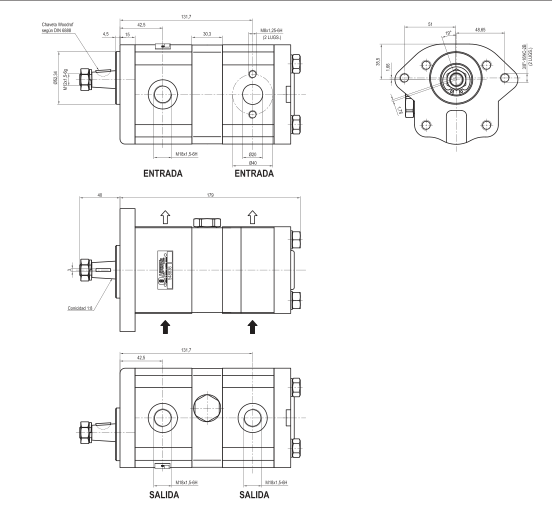
#> input picture assets/0012_548836_Livenza_5_0220_0548836-CT_0_att101_p1_desenho_tec.png, 1104 x 1020 px (shown at 1/2 size)
$ python -i 06_capas_ecommerce.py   (imports and definitions only)
#> lines starting #> are read from the running program, lines starting #| are printed output that depends on the picture; after the words box and inside, x2 and y2 are one past the last pixel; in counts of white or black regions, pixels touching at a corner belong together
### util/master-produtos/common.py
#!/usr/bin/env python3
"""
Base compartilhada do pipeline master-produtos.
Lê o .env da raiz, mapeia colunas por cabeçalho (linha 5) e expõe helpers
de normalização de SKU e cálculo da cadeia de preço.
"""
import json, pathlib, re, unicodedata
from urllib.request import urlopen, Request
from urllib.parse import urlencode

BASE_DIR   = pathlib.Path(__file__).parent
REPO_DIR   = BASE_DIR.parent.parent
ENV_FILE   = REPO_DIR / ".env"
XLSX       = REPO_DIR / "util" / "APP_Master_Produtos_Shopify.xlsx"
REL_DIR    = BASE_DIR / "relatorios"

API_VERSION = "2025-01"
TINY_BASE   = "https://api.tiny.com.br/api2"
FRENET_URL  = "https://api.frenet.com.br/shipping/quote"

CEP_DESTINO = "81220310"          # estoque APP — Rua José Benedito Cottolengo 901, Curitiba/PR
TAXA_MP     = 0.2082              # 5% cartão + parcelado 12x 16,82% — decisão 21/07/2026

# Origem do frete inbound por aba (decisão 21/07/2026): Greco cota da sede Greco;
# AGCO/JD/STARA/GTS/FERTI cotam da ADG Plásticos. SOHIPREN não cota (frete já preenchido).
CEP_ORIGEM = {
    "04_GRECO":      "99025000",  # Agro e Greco Agro Tech — Av. Brasil Oeste 560, Passo Fundo/RS
    "04_ APPTECH":   "99025000",  # aba renomeada 08/2026 (rebrand Greco→APPTECH), mesma origem
    "03_AGCO":       "99051380",  # ADG Plásticos — Rua Gaspar Martins 2035, Passo Fundo/RS
    "05_JOHN_DEERE": "99051380",
    "06_STARA":      "99051380",
    "07_GTS":        "99051380",
    "08_FERTISYSTEM":"99051380",
}
FRETE_DEFAULT = 25.0              # CONFIG C6 — usado quando não há peso/dimensões

# Abas de produto (ordem de processamento) — 08_FERTISYSTEM vazia, mantida por completude
PRODUCT_SHEETS = ["02_SOHIPREN", "04_ APPTECH", "03_AGCO", "05_JOHN_DEERE",
                  "06_STARA", "07_GTS", "08_FERTISYSTEM"]
NO_QUOTE_SHEETS = {"02_SOHIPREN"}        # frete inbound já preenchido — não recotar

HEADER_ROW = 5
DATA_START = 6

# chave lógica -> fragmento do cabeçalho (case-insensitive)
COL_KEYS = {
    "sku":        "sku / código",
    "part":       "part number",
    "handle":     "handle",
    "title":      "title",
    "type":       "product type",
    "vendor":     "vendor",
    "tags":       "tags",
    "status":     "status",
    "montadora":  "montadora",
    "equip":      "equipamento",
    "funcao":     "função / aplicação",
    "cruzados":   "códigos cruzados",
    "ncm":        "ncm",
    "kit":        "qtde kit",
    "lead":       "lead time",
    "peso":       "peso (kg)",          # exato — evita colidir com cubado/considerado
    "comp":       "comprimento",
    "larg":       "largura",
    "alt":        "altura",
    "cubado_kit": "peso cubado (kg) kit",
    "cubado":     "peso cubado (kg)",
    "considerado":"peso considerado",
    "frete":      "frete fábrica",
    "origem":     "origem do dado",
    "custo":      "custo unitário",
    "marg":       "% margem",
    "taxa":       "taxa mercado pago",
    "taxa_rs":    "taxa mp ()",
    "cf":         "custo + frete",
    "pcm":        "preço c/ margem",
    "final":      "preço final",
    "cad":        "cadastrado shopify",
    "obs":        "observações",
    "sku_deriv":  "sku shopify (derivado)",
    "tit_deriv":  "título shopify (derivado)",
}

def load_env():
    env = {}
    for line in ENV_FILE.read_text().splitlines():
        line = line.strip()
        if "=" in line and not line.startswith("#"):
            k, v = line.split("=", 1)
            env[k.strip()] = v.split("#")[0].strip().strip('"').strip("'") if k.strip() != "CLIENT_SCREDT_GCP_ADS" else v
#> further down, picture is the input picture: PIL image 1104x1020 RGB; mean R, G, B 248, 247.9, 247.9
    return env

FRENET_TOKEN = load_env().get("FRENET_TOKEN", "")

# [28 lines left out: functions colmap, iter_data_rows, not called in this run]

BR_NUM = re.compile(r"^\s*(?:R\$)?\s*(-?[\d.,]+)\s*$")

# [36 lines left out: functions parse_br_number, norm_sku, sku_match_keys, preco_final, not called in this run]

# ── Leitura resolvida da planilha ────────────────────────────────────────────
_REF = re.compile(r"^=([A-Z]{1,2})(\d+)$")                      # =Y6
_MUL = re.compile(r"^=([A-Z]{1,2})(\d+)\*([A-Z]{1,2})(\d+)$")   # =Y6*N10
_PROP = re.compile(r"^=([A-Z]{1,2})(\d+)/([A-Z]{1,2})(\d+)\*([A-Z]{1,2})(\d+)$")  # =X12/M12*M37

# [125 lines left out: functions _resolve, load_master, shopify_token, shopify_graphql, tiny_call, not called in this run]

### util/master-produtos/06_capas_ecommerce.py
# -*- coding: utf-8 -*-
"""06 — Gera capas de e-commerce (fundo institucional + peça sem fundo + código/categoria)
e as sobe como 1ª imagem de cada produto no Shopify (a foto atual vira 2ª).

Layout aprovado 08/08/2026: fundo assets/fundo_ecom_v2.png (logo APP embutido),
código em JetBrains Mono dourado com filetes, categoria em Barlow Condensed
ExtraBold verde, peça central (~35% da área) com sombra suave.

Uso:
    python3 06_capas_ecommerce.py            # só gera as artes em capas/ + relatório
    python3 06_capas_ecommerce.py --subir    # gera (cache) e sobe no Shopify
    python3 06_capas_ecommerce.py --sku X    # limita a um SKU (teste)

Fonte da peça: 1ª imagem do produto que passe no teste de fundo branco
(borda ≥90% quase branca). Fotos de celular (rn-image_picker/Screenshot)
são ignoradas — produtos só com essas fotos ficam no relatório como pendentes.
"""
import io, json, re, sys, time, unicodedata, urllib.request
from collections import deque
from pathlib import Path

sys.path.insert(0, str(Path(__file__).parent))
from common import load_env, shopify_token, shopify_graphql

import numpy as np
from PIL import Image, ImageDraw, ImageFont, ImageFilter

BASE = Path(__file__).parent
REPO = BASE.parent.parent
BG_PATH = REPO / "assets" / "fundo_ecom_v2.png"
CAPAS = BASE / "capas"
CACHE = CAPAS / "_fontes_originais"
FONTS = CAPAS / "_fonts"
REL = BASE / "relatorios"

GOLD = (184, 148, 43, 255)
GREEN = (22, 51, 40, 255)
ALT_TAG = "capa-app-v2"          # v2 (08/08): descrição curta no lugar da categoria
OLD_ALT_PREFIX = "capa-app-"     # qualquer versão anterior é substituída

FONT_URLS = {
    "BarlowCondensed-ExtraBold.ttf": "https://github.com/google/fonts/raw/main/ofl/barlowcondensed/BarlowCondensed-ExtraBold.ttf",
    "JetBrainsMono.ttf": "https://github.com/google/fonts/raw/main/ofl/jetbrainsmono/JetBrainsMono%5Bwght%5D.ttf",
}

# bombas que ficam só com bomba_generica.png (script 07) — sem capa padrão
SKIP_SKUS = {"5.1305.0565032.0", "5.0220.0547207", "5.0220.0548817", "5.0209.0547219"}

# fonte manual: SKU -> arquivo em assets (quando o matching automático não serve)
SOURCE_OVERRIDES = {
    "GR140990-20M": "greco_GR140990-30M_ecommerce.png",  # asset branco do 20M foi apagado; peça é a mesma
    # sensores de fluxo: a foto do site tem sombra de chão, que a remoção de fundo
    # deixaria como manchas claras sobre o creme — a capa usa a versão sem sombra
    "APP142226": "app_sensor_fluxo_capa_src.png",
    "APP142227": "app_sensor_fluxo_capa_src.png",
    "APP142228": "app_sensor_fluxo_capa_src.png",
}

MARCAS = ["Ford New Holland", "Case/New Holland", "Massey Ferguson", "Valtra-Valmet",
          "John Deere", "New Holland", "Valtra", "Case", "AGCO", "Stara", "GTS", "APP"]
BOMBA_KINDS = ["Bomba Hidráulica", "Bomba de Aplicação", "Bomba de Direção",
               "Motor Hidráulico", "Motor de Aplicação", "Bomba", "Motor"]

DESC_OVERRIDES = {
    "5.1305.0565115.0": "Bomba de Aplicação p/ John Deere",  # título usa "JD"
}

# [42 lines left out: functions descricao_curta, _compat, ensure_fonts, http_get, white_border_ratio, not called in this run]

def remove_white_bg(im, thresh=238):
#> called with thresh = 238
    rgb = np.asarray(im.convert("RGB"), dtype=np.int16)
    h, w, _ = rgb.shape
    near_white = rgb.min(axis=2) >= thresh
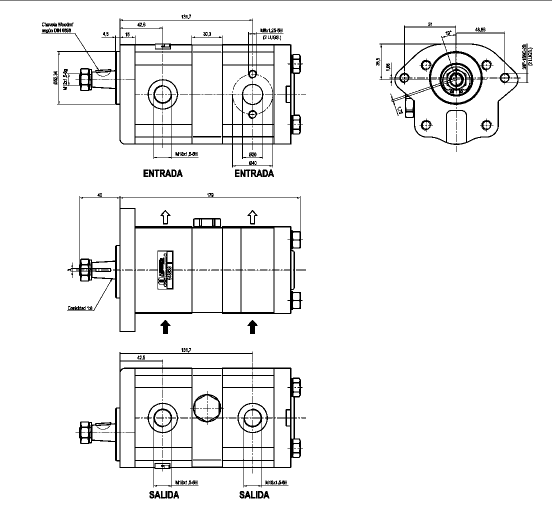
#> near_white: shape (1020, 1104) bool (shown at 1/2 size); 94.9% white; 233 black regions (127 under 20 px), largest, box (x1, y1, x2, y2) and area: (83, 37, 606, 335) 13869, (151, 703, 606, 975) 13057, (134, 392, 606, 664) 9426
    bg = np.zeros((h, w), dtype=bool)
    dq = deque()
    for x in range(w):
        for y in (0, h - 1):
            if near_white[y, x] and not bg[y, x]:
                bg[y, x] = True; dq.append((y, x))
#> bg: shape (1020, 1104) bool; 0.1% white in thin lines or dots, all inside (x1, y1, x2, y2) = (0, 1019, 1104, 1020)
    for y in range(h):
        for x in (0, w - 1):
            if near_white[y, x] and not bg[y, x]:
                bg[y, x] = True; dq.append((y, x))
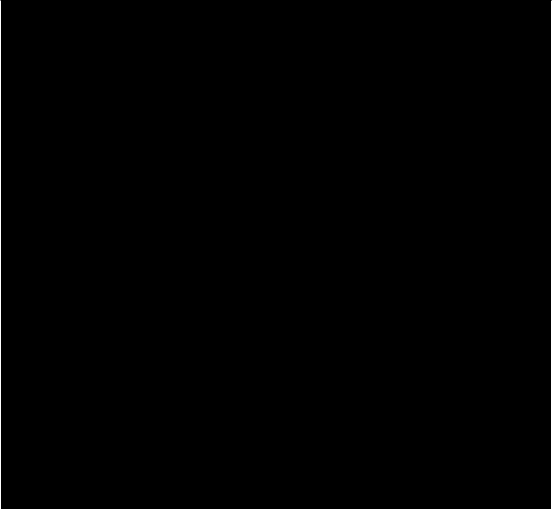
#> bg: shape (1020, 1104) bool (shown at 1/2 size); 0.28% white in thin lines or dots
    while dq:
        y, x = dq.popleft()
        for ny, nx in ((y-1, x), (y+1, x), (y, x-1), (y, x+1)):
            if 0 <= ny < h and 0 <= nx < w and near_white[ny, nx] and not bg[ny, nx]:
                bg[ny, nx] = True; dq.append((ny, nx))
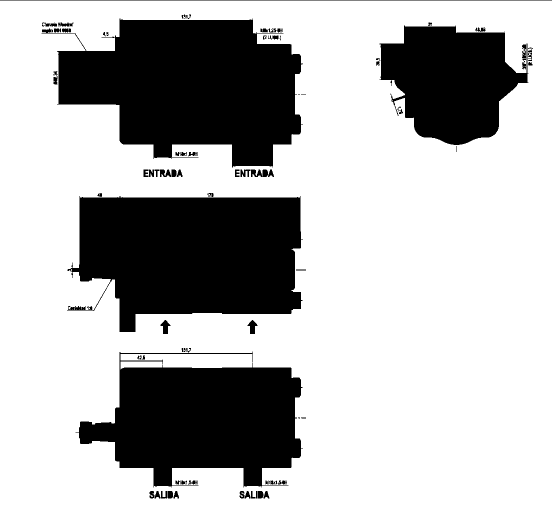
#> bg: shape (1020, 1104) bool (shown at 1/2 size); 70.3% white; 98 black regions (30 under 20 px), largest, box (x1, y1, x2, y2) and area: (83, 37, 606, 335) 102428, (134, 392, 606, 664) 98119, (151, 703, 606, 975) 78511
    # furo passante: o branco DENTRO da silhueta não é alcançado pela inundação da
    # borda e ficaria como um retângulo branco sobre o fundo creme da capa. Só as
    # manchas grandes viram furo — brilho especular na peça é pequeno e permanece.
    interno = near_white & ~bg
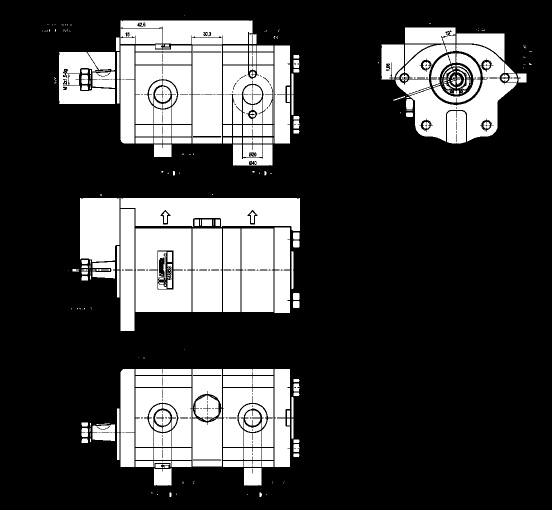
#> interno: shape (1020, 1104) bool (shown at 1/2 size); 24.6% white; 454 white regions (241 under 20 px), largest, box (x1, y1, x2, y2) and area: (241, 396, 600, 462) 17685, (271, 457, 383, 624) 16074, (819, 89, 1033, 283) 14858
    if interno.any():
        r = max(9, (int(min(h, w) * 0.025)) | 1)
        def _m(mask, k, f):
#> called with k = 25
            return np.array(Image.fromarray((mask * 255).astype(np.uint8), "L")
                            .filter(f(k))) > 127
#> returned value: shape (1020, 1104) bool; 4.1% white; 52 white regions, largest, box (x1, y1, x2, y2) and area: (172, 408, 227, 511) 5201, (283, 553, 371, 612) 3064, (344, 408, 492, 440) 2992
        nucleo = _m(interno, r, ImageFilter.MinFilter)
        if nucleo.any():
            bg |= _m(nucleo, r + 4, ImageFilter.MaxFilter) & interno
#> call 2 of _m, with k = 29
#> in _m (call 2), `return np.array(Image.fromarray((mask * 255).astype(np.uint8), "L") .f..`:
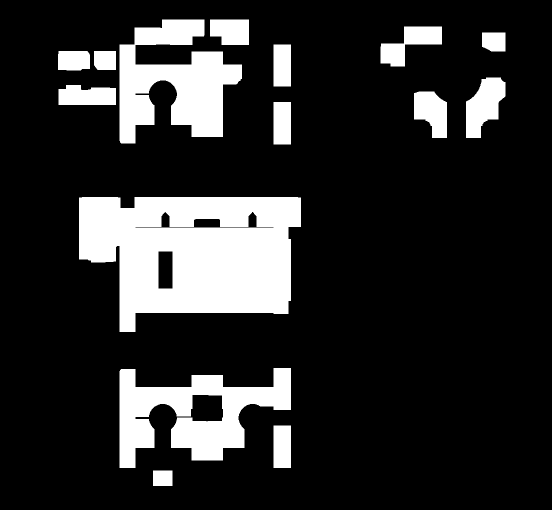
#> returned value: shape (1020, 1104) bool (shown at 1/2 size); 17.3% white; 15 white regions, largest, box (x1, y1, x2, y2) and area: (158, 394, 602, 664) 87403, (239, 39, 484, 287) 34255, (239, 736, 582, 936) 33911
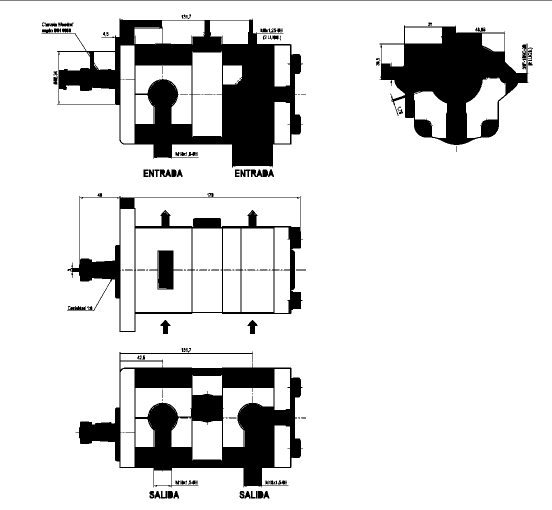
#> bg: shape (1020, 1104) bool (shown at 1/2 size); 85.9% white; 130 black regions (53 under 20 px), largest, box (x1, y1, x2, y2) and area: (83, 37, 606, 335) 56060, (151, 703, 606, 975) 44631, (759, 51, 1057, 290) 32643

    a = Image.fromarray(np.where(bg, 0, 255).astype(np.uint8))
    a = a.filter(ImageFilter.MinFilter(3)).filter(ImageFilter.GaussianBlur(0.8))
    out = im.convert("RGBA")
    out.putalpha(a)
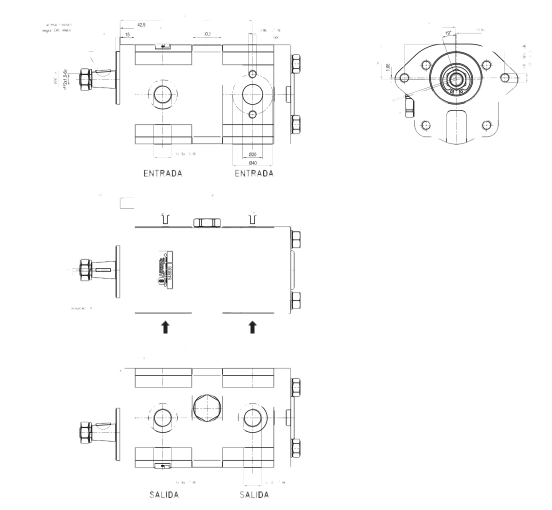
#> out: PIL image 1104x1020 RGBA (shown at 1/2 size); mean R, G, B, A 248, 247.9, 247.9, 30.1; transparent parts drawn white
    return out

# [109 lines left out: functions fit_font, split_lines, compose, not called in this run]

# ── Shopify ──────────────────────────────────────────────────────────────────

Q_PRODUCTS = """
query($after: String) {
  products(first: 50, after: $after) {
    pageInfo { hasNextPage endCursor }
    nodes {
      id title productType status
      skuOem: metafield(namespace: "agro", key: "sku_oem") { value }
      variants(first: 1) { nodes { sku } }
      media(first: 12) {
        nodes { id mediaContentType ... on MediaImage { alt status image { url width height } } }
      }
    }
  }
}"""

M_STAGED = """
mutation($input: [StagedUploadInput!]!) {
  stagedUploadsCreate(input: $input) {
    stagedTargets { url resourceUrl parameters { name value } }
    userErrors { field message }
  }
}"""

M_CREATE_MEDIA = """
mutation($productId: ID!, $media: [CreateMediaInput!]!) {
  productCreateMedia(productId: $productId, media: $media) {
    media { id status }
    mediaUserErrors { field message }
  }
}"""

M_REORDER = """
mutation($id: ID!, $moves: [MoveInput!]!) {
  productReorderMedia(id: $id, moves: $moves) {
    job { id }
    mediaUserErrors { field message }
  }
}"""

M_DEL_MEDIA = """
mutation($productId: ID!, $mediaIds: [ID!]!) {
  productDeleteMedia(productId: $productId, mediaIds: $mediaIds) {
    deletedMediaIds
    mediaUserErrors { field message }
  }
}"""

Q_MEDIA_STATUS = """
query($id: ID!) {
  product(id: $id) { media(first: 20) { nodes { id status } } }
}"""

# [41 lines left out: functions fetch_products, staged_upload, wait_media_ready, not called in this run]

# ── pipeline ─────────────────────────────────────────────────────────────────

def sanitize(s):
    s = unicodedata.normalize("NFKD", s).encode("ascii", "ignore").decode()
    return re.sub(r"[^A-Za-z0-9.\-]+", "-", s).strip("-")

def norm_key(s):
    return re.sub(r"[^A-Z0-9]", "", s.upper())

# fotos placeholder "Imagen no disponible" do catálogo do fornecedor (subidas 08/08)
PLACEHOLDER_RE = re.compile(r"^5_\d{4}_.*\.jpe?g$", re.I)

# [24 lines left out: functions build_asset_index, local_asset_for, not called in this run]

def cache_key(url):
    name = url.split("/")[-1].split("?")[0]
    return re.sub(r"_[0-9a-f]{8}-[0-9a-f]{4}-[0-9a-f]{4}-[0-9a-f]{4}-[0-9a-f]{12}", "", name)

# [142 lines left out: function main, not called in this run]

# [2 lines not run here, left out]

>>> from PIL import Image
>>> picture = Image.open('../../assets/0012_548836_Livenza_5_0220_0548836-CT_0_att101_p1_desenho_tec.png')
>>> result = remove_white_bg(picture)

$ run again, on assets/0021_547202_Livenza_5_0220_0547202-CT_0_att85_p1_desenho_tec.png
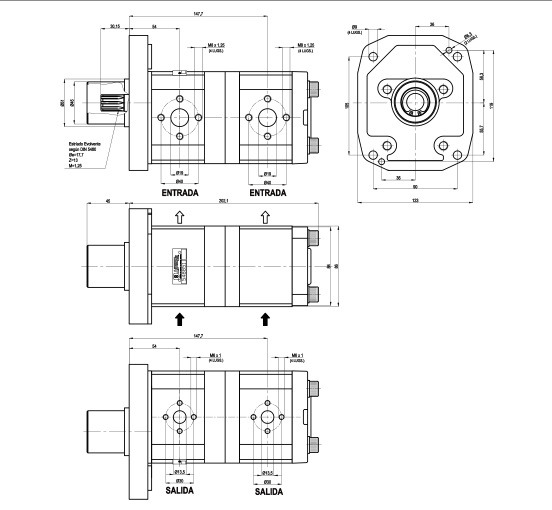
#> input picture assets/0021_547202_Livenza_5_0220_0547202-CT_0_att85_p1_desenho_tec.png, 1104 x 1020 px (shown at 1/2 size)
#> picture is the input picture: PIL image 1104x1020 RGB; mean R, G, B 244.9, 244.9, 244.9
#> near_white: shape (1020, 1104) bool; 93.7% white; 98 black regions (45 under 20 px), largest, box (x1, y1, x2, y2) and area: (120, 24, 643, 371) 20705, (166, 668, 643, 1000) 16477, (162, 397, 679, 649) 12881
#> after the loop in remove_white_bg, `while dq:`:
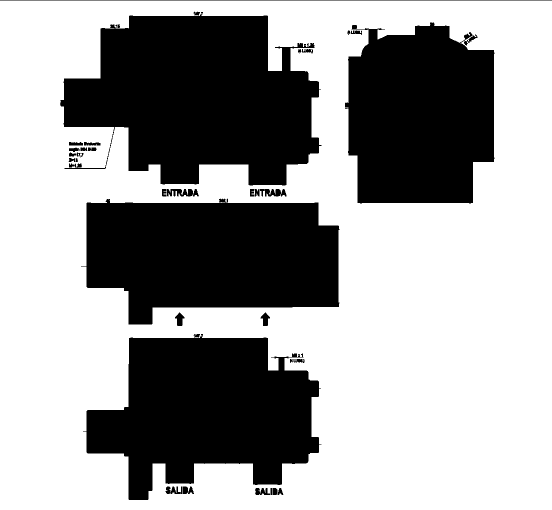
#> bg: shape (1020, 1104) bool (shown at 1/2 size); 62% white; 38 black regions (2 under 20 px), largest, box (x1, y1, x2, y2) and area: (120, 24, 643, 371) 126289, (166, 668, 643, 1000) 103019, (162, 397, 679, 649) 102061
#> interno: shape (1020, 1104) bool; 31.7% white; 614 white regions (327 under 20 px), largest, box (x1, y1, x2, y2) and area: (735, 92, 926, 320) 24386, (259, 33, 534, 142) 20061, (480, 459, 583, 606) 15057
#> in remove_white_bg, `out.putalpha(a)`:
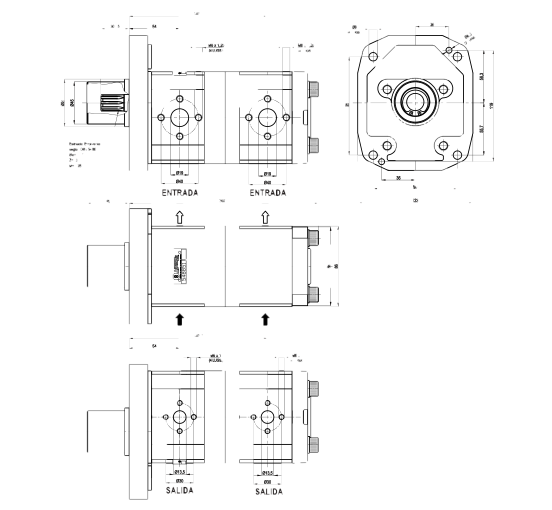
#> out: PIL image 1104x1020 RGBA (shown at 1/2 size); mean R, G, B, A 244.9, 244.9, 244.9, 39.5; transparent parts drawn white
